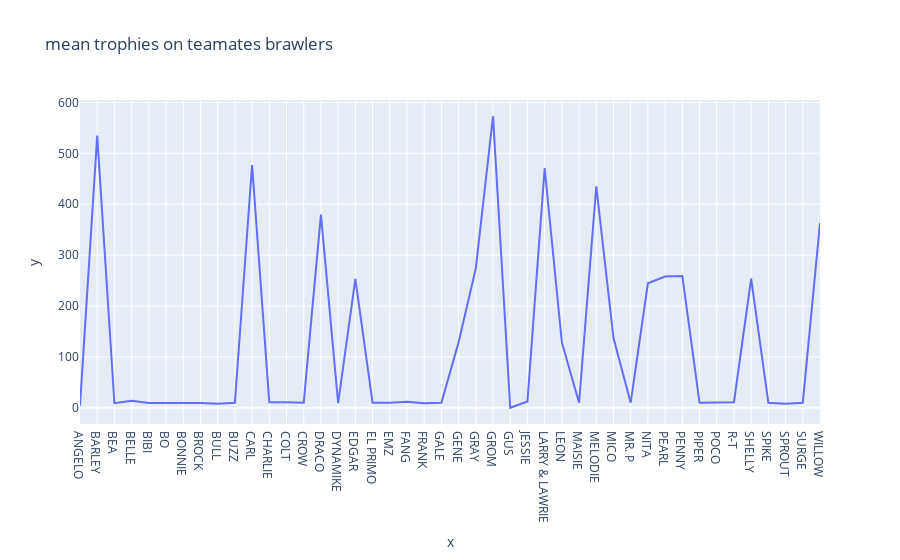

Source (notebook cell):
### Code cell
fig = px.line(x=brawler_trophy["brawler.name"].first(),y=brawler_trophy["brawler.trophies"].mean(),title="mean trophies on teamates brawlers")

fig.show()

### Figure 1 — Plotly figure (JSON) as saved in the notebook; plotly's stock layout.template omitted (floating-point values rounded to 4 significant figures)
{"data": [{"hovertemplate": "x=%{x}<br>y=%{y}<extra></extra>", "legendgroup": "", "line": {"color": "#636efa", "dash": "solid"}, "marker": {"symbol": "circle"}, "mode": "lines", "name": "", "orientation": "v", "showlegend": false, "type": "scatter", "x": ["ANGELO", "BARLEY", "BEA", "BELLE", "BIBI", "BO", "BONNIE", "BROCK", "BULL", "BUZZ", "CARL", "CHARLIE", "COLT", "CROW", "DRACO", "DYNAMIKE", "EDGAR", "EL PRIMO", "EMZ", "FANG", "FRANK", "GALE", "GENE", "GRAY", "GROM", "GUS", "JESSIE", "LARRY & LAWRIE", "LEON", "MAISIE", "MELODIE", "MICO", "MR. P", "NITA", "PEARL", "PENNY", "PIPER", "POCO", "R-T", "SHELLY", "SPIKE", "SPROUT", "SURGE", "WILLOW"], "xaxis": "x", "y": [4, 535, 9, 14, 9.667, 9.667, 10, 9.5, 8, 10, 477, 11, 11.09, 10, 379.5, 9, 253.3, 10, 10, 11.71, 9, 10, 129, 274, 573, 0, 12.4, 471, 128.5, 10, 435, 137, 10, 244.7, 258, 259, 10, 10, 11, 253.7, 9.8, 8, 10, 363], "yaxis": "y"}], "layout": {"legend": {"tracegroupgap": 0}, "title": {"text": "mean trophies on teamates brawlers"}, "xaxis": {"anchor": "y", "domain": [0, 1], "title": {"text": "x"}}, "yaxis": {"anchor": "x", "domain": [0, 1], "title": {"text": "y"}}}}
